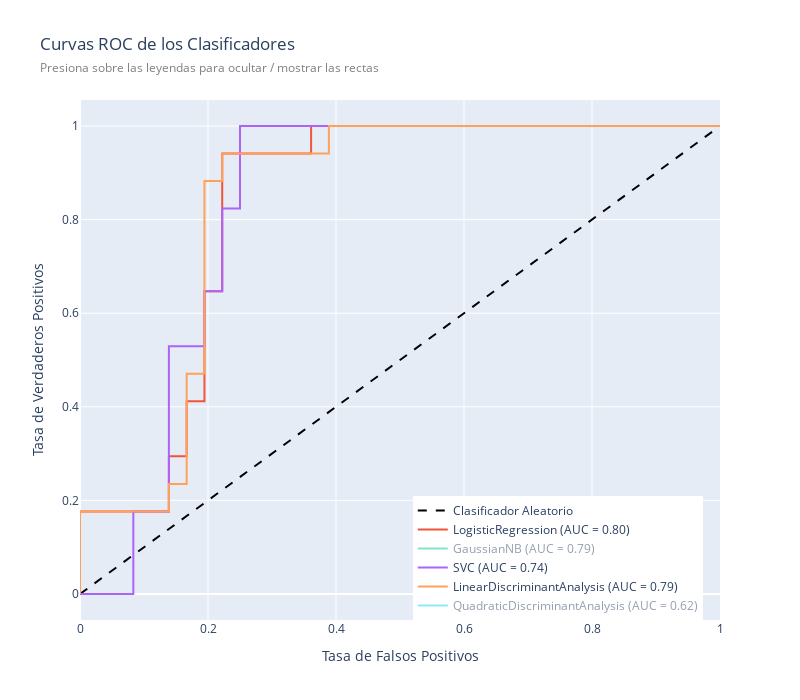

The code cell stored with this chart in its notebook:
### Code cell
# Crear una lista con los resultados de ROC de diferentes modelos
roc_scores = [dfRoc_log, dfRoc_nb, dfRoc_svc, dfRoc_lda, dfRoc_qda]

# Concatenar los resultados de ROC en un solo DataFrame
df_roc = pd.concat(roc_scores, axis=0)

# Crear una línea diagonal para el clasificador aleatorio en el gráfico
diagonal_line = go.Scatter(
    x=[0, 1],
    y=[0, 1],
    mode='lines',
    name='Clasificador Aleatorio',
    line=dict(color='black', dash='dash')
)

# Crear una lista vacía para almacenar las capas de los modelos
capas = []

# Iterar sobre los modelos únicos en el DataFrame df_roc
# Cada modelo representa una capa en el gráfico ROC
for model in df_roc['Classifier'].unique():
    # Filtrar los datos del modelo actual
    model_data = df_roc[df_roc['Classifier'] == model]
    # Obtener el valor de ROC-AUC para el modelo
    roc_auc = model_data['roc-auc'].iloc[0]

    # Crear una capa para el modelo actual
    capa = go.Scatter(
        x=model_data['FPR'],
        y=model_data['TPR'],
        mode='lines',
        name=f'{model} (AUC = {roc_auc:.2f})'
    )
    # Agregar la capa a la lista de capas
    capas.append(capa)

# Definir el diseño del gráfico
layout = go.Layout(
    title='Curvas ROC de los Clasificadores',
    xaxis=dict(title='Tasa de Falsos Positivos'),
    yaxis=dict(title='Tasa de Verdaderos Positivos'),
    showlegend=True,
    legend=dict(x=0.52, y=0.0),
    height=700,
    width=800
)

# Añade un subtítulo
layout['title']['text'] += '<br><span style="font-size: 12px; color: gray;">Presiona sobre las leyendas para ocultar / mostrar las rectas</span>'

# Crear la figura del gráfico con las capas y el diseño
fig = go.Figure(data=[diagonal_line] + capas, layout=layout)

# Mostrar el gráfico
fig.show()

### Figure 1 — Plotly figure (JSON) as saved in the notebook; plotly's stock layout.template omitted (floating-point values rounded to 4 significant figures)
{"data": [{"line": {"color": "black", "dash": "dash"}, "mode": "lines", "name": "Clasificador Aleatorio", "type": "scatter", "x": [0, 1], "y": [0, 1]}, {"mode": "lines", "name": "LogisticRegression (AUC = 0.80)", "type": "scatter", "x": [0, 0, 0, 0.1389, 0.1389, 0.1667, 0.1667, 0.1944, 0.1944, 0.2222, 0.2222, 0.3611, 0.3611, 1], "y": [0, 0.05882, 0.1765, 0.1765, 0.2941, 0.2941, 0.4118, 0.4118, 0.6471, 0.6471, 0.9412, 0.9412, 1, 1]}, {"mode": "lines", "name": "GaussianNB (AUC = 0.79)", "type": "scatter", "visible": "legendonly", "x": [0, 0, 0, 0.08333, 0.08333, 0.1389, 0.1389, 0.1667, 0.1667, 0.1944, 0.1944, 0.2222, 0.2222, 0.25, 0.25, 0.2778, 0.2778, 0.3056, 0.3056, 0.9444, 1], "y": [0, 0.05882, 0.1765, 0.1765, 0.2353, 0.2353, 0.2941, 0.2941, 0.4706, 0.4706, 0.5882, 0.5882, 0.7059, 0.7059, 0.8824, 0.8824, 0.9412, 0.9412, 1, 1, 1]}, {"mode": "lines", "name": "SVC (AUC = 0.74)", "type": "scatter", "x": [0, 0.02778, 0.08333, 0.08333, 0.1389, 0.1389, 0.1944, 0.1944, 0.2222, 0.2222, 0.25, 0.25, 1], "y": [0, 0, 0, 0.1765, 0.1765, 0.5294, 0.5294, 0.6471, 0.6471, 0.8235, 0.8235, 1, 1]}, {"mode": "lines", "name": "LinearDiscriminantAnalysis (AUC = 0.79)", "type": "scatter", "visible": true, "x": [0, 0, 0, 0.1389, 0.1389, 0.1667, 0.1667, 0.1944, 0.1944, 0.2222, 0.2222, 0.3889, 0.3889, 1], "y": [0, 0.05882, 0.1765, 0.1765, 0.2353, 0.2353, 0.4706, 0.4706, 0.8824, 0.8824, 0.9412, 0.9412, 1, 1]}, {"mode": "lines", "name": "QuadraticDiscriminantAnalysis (AUC = 0.62)", "type": "scatter", "visible": "legendonly", "x": [0, 0, 0, 0.05556, 0.05556, 0.08333, 0.08333, 0.1389, 0.1389, 0.1944, 0.1944, 0.25, 0.25, 0.2778, 0.2778, 0.3056, 0.3056, 0.3611, 0.3611, 0.6389, 0.6389, 0.6944, 0.6944, 1], "y": [0, 0.05882, 0.1176, 0.1176, 0.2353, 0.2353, 0.2941, 0.2941, 0.3529, 0.3529, 0.5294, 0.5294, 0.5882, 0.5882, 0.6471, 0.6471, 0.7647, 0.7647, 0.8235, 0.8235, 0.9412, 0.9412, 1, 1]}], "layout": {"height": 700, "legend": {"x": 0.52, "y": 0}, "showlegend": true, "title": {"text": "Curvas ROC de los Clasificadores<br><span style=\"font-size: 12px; color: gray;\">Presiona sobre las leyendas para ocultar / mostrar las rectas</span>"}, "width": 800, "xaxis": {"autorange": true, "range": [0, 1], "title": {"text": "Tasa de Falsos Positivos"}, "type": "linear"}, "yaxis": {"autorange": true, "range": [-0.05556, 1.056], "title": {"text": "Tasa de Verdaderos Positivos"}, "type": "linear"}}}
